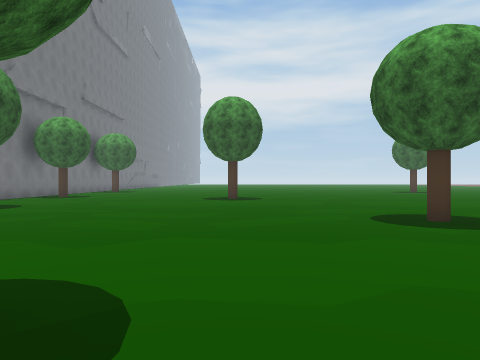
view 1 (above)

24 first-person views from a walk through a 3-D level made in the Unity game engine. The camera is 1.4 m above the floor, looks level and sees 70° across. The floor is counted in squares, 2 m on a side. Each view is taken from the middle of a square. On the plan, view 1 faces up. The plan holds only what a view shows up to about 11 squares ahead; the rest is blank. The place goes on beyond the plan. Some trees and plants on the terrain are drawn as simple stand-ins. The player is left out.

view 2
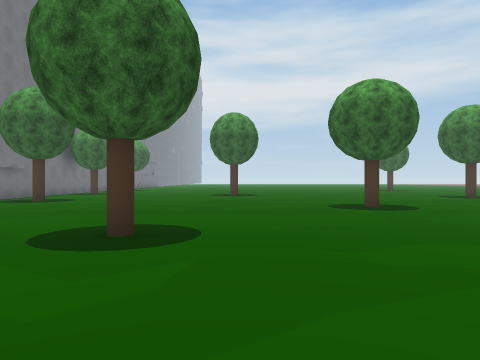

view 3
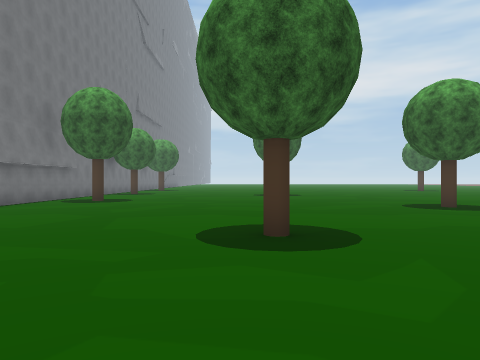

view 4
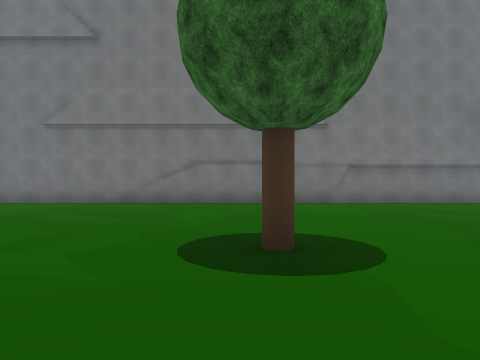

view 5
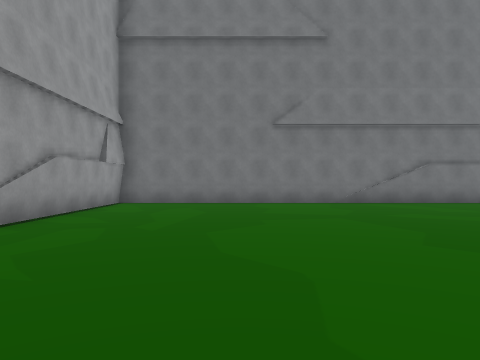

view 6
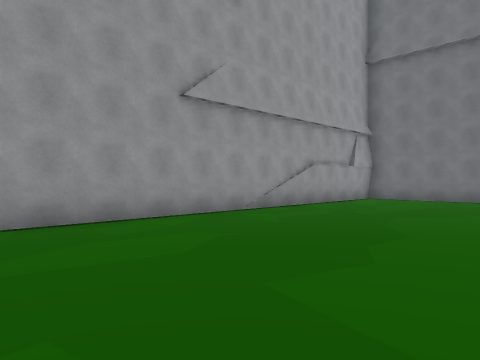

view 7
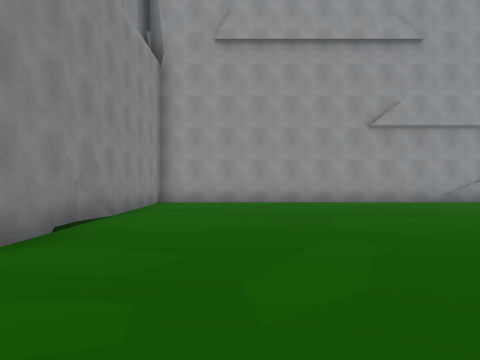

view 8
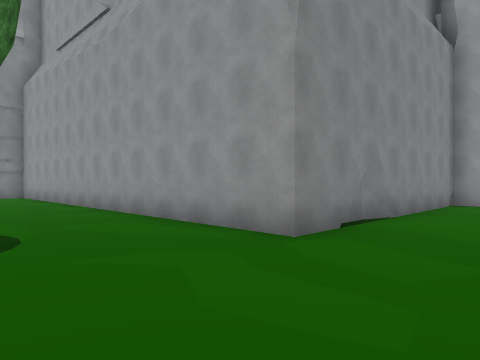

view 9
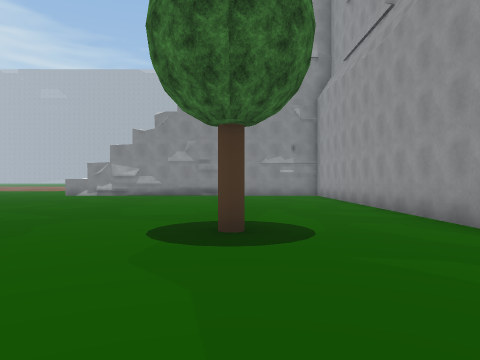

view 10
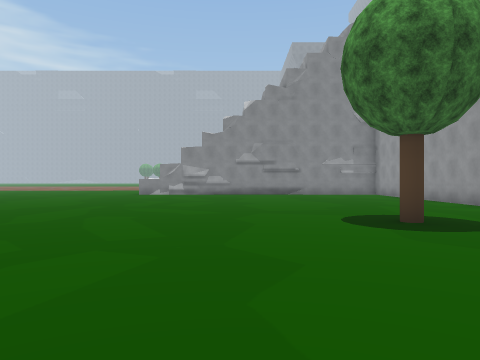

view 11
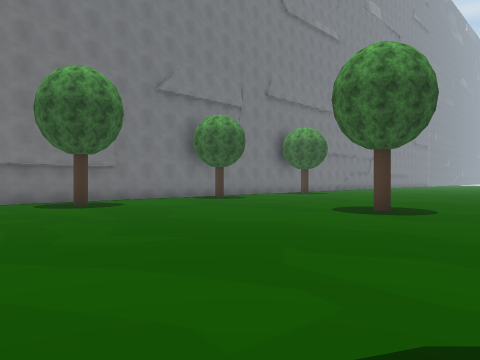

view 12
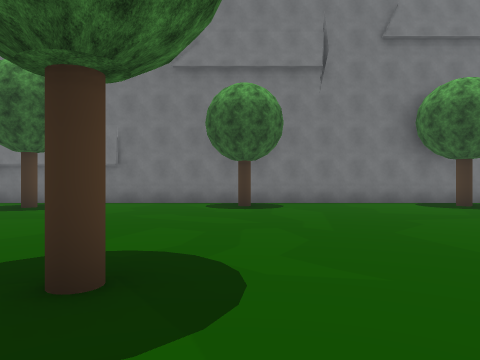

view 13
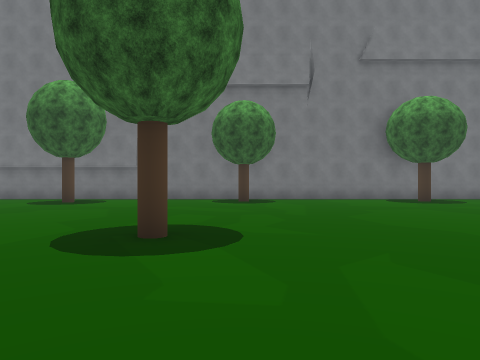

view 14
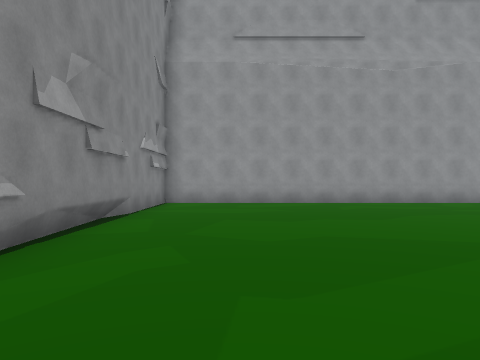

view 15
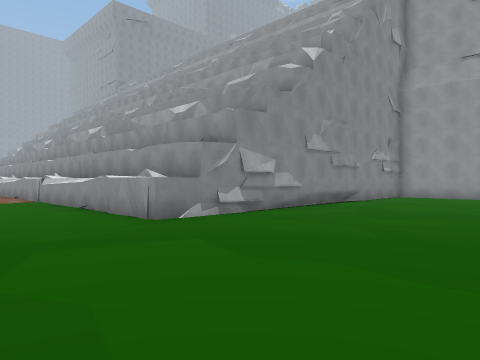

view 16
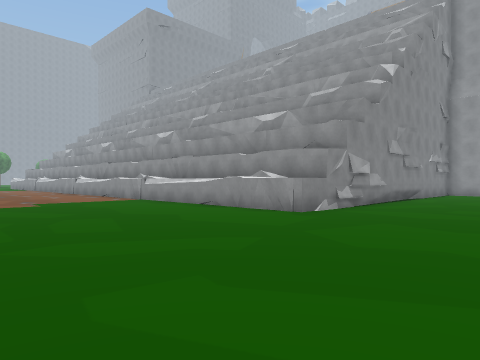

view 17
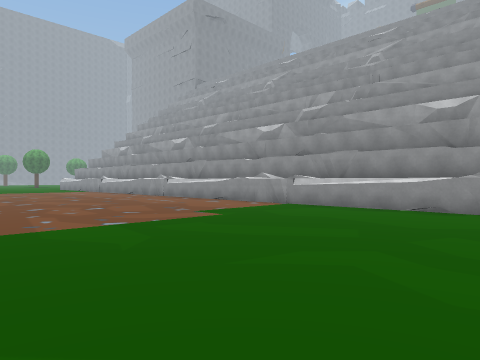

view 18
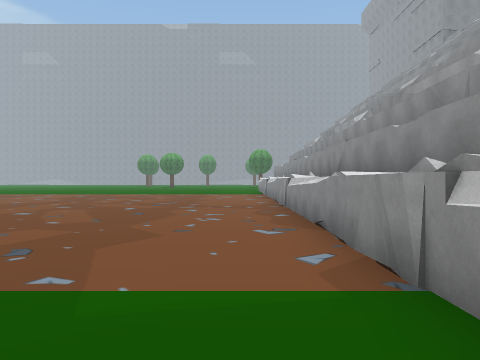

view 19
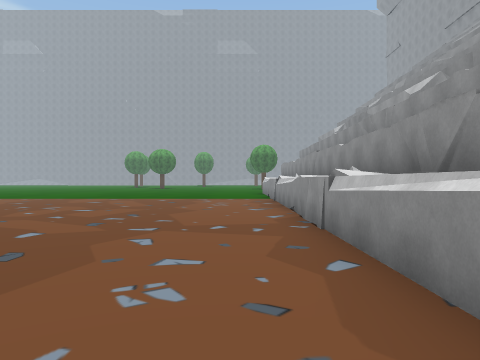

view 20
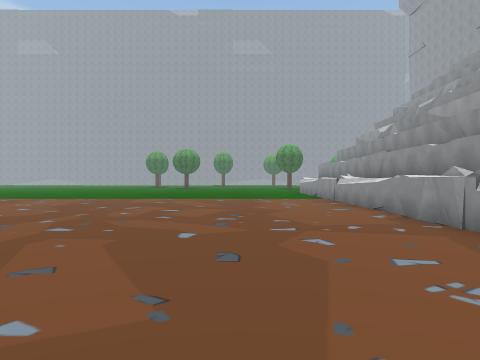

view 21
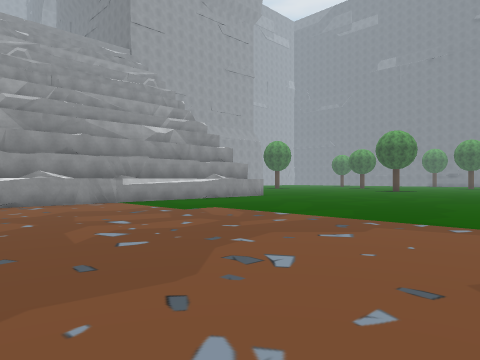

view 22
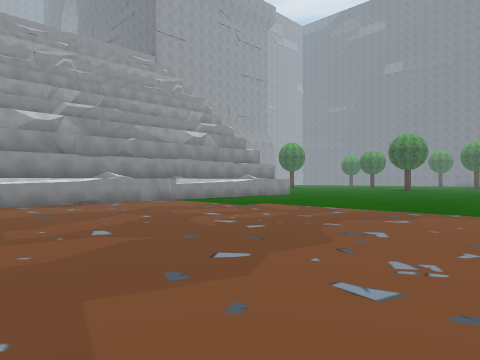

view 23
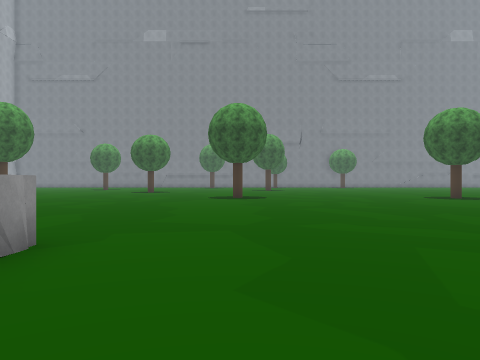

view 24
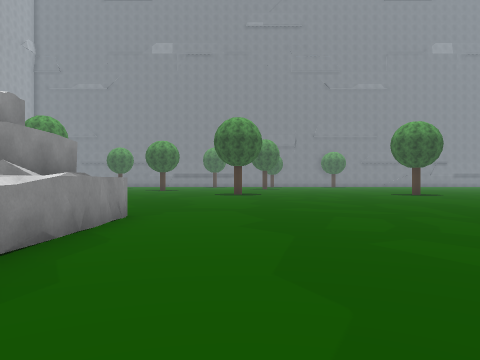

### Floor plan
Points are (right, up) in squares from view 1. A wall is a line through its corners. A room is listed if a view was taken in it or the views show most of it. See-through windows are left out.
Room 1 (views 1, 2, 3, 4, 5, 6, 7, 8, 9, 10, 11, 12, 13, 14, 15, 16, 17, 18, 19, 20, 21, 22, 23, 24)
walls: (19.2, 7.8) (38.8, 7.8); (19.8, 8.9) (20.4, 8.8); (20.9, 8.9) (21.6, 8.8); (6.3, -5.5) (6.7, -4.7) (6.7, -4.1); (6.5, -5.6) (6.8, -4.7); (26.5, 8.8) (27.1, 8.7); (26.6, 9) (27.1, 8.9); (27.6, 8.9) (28.3, 8.8); (27.7, 7.9) (28.5, 7.7); (-8.5, 19.5) (-8.5, -9.7) (6.5, -9.7) (6.5, -2.5) (19.3, -2.5) (19.3, 8.8) (39, 8.8); (33.2, 8.9) (33.8, 8.8)
objects: tree (-7, 9); tree (-7, 14); tree (-2, 1); tree (0, 13); tree (4, 6); tree (9, 1)

Where each view was taken, in squares from view 1:
view 1: 0 up, 0 right, facing up
view 2: 3 down, 0 right, facing up
view 3: 3 down, 2 left, facing up
view 4: 1 up, 2 right, facing left
view 5: 6 down, 2 right, facing left
view 6: 4 down, 4 right, facing down-left
view 7: 1 up, 4 right, facing down
view 8: 1 up, 4 right, facing down-right
view 9: 1 up, 4 right, facing right
view 10: 4 up, 3 right, facing right
view 11: 5 up, 3 right, facing up-left
view 12: 14 up, 2 right, facing left
view 13: 14 up, 4 right, facing left
view 14: 8 up, 17 right, facing down
view 15: 12 up, 14 right, facing down-right
view 16: 15 up, 15 right, facing down-right
view 17: 17 up, 20 right, facing down-right
view 18: 10 up, 24 right, facing right
view 19: 10 up, 28 right, facing right
view 20: 12 up, 28 right, facing right
view 21: 19 up, 31 right, facing down-left
view 22: 19 up, 33 right, facing down-left
view 23: 11 up, 23 right, facing left
view 24: 11 up, 26 right, facing left
